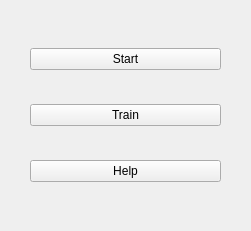
<?xml version="1.0" encoding="UTF-8"?>
<ui version="4.0">
 <class>MainWindow</class>
 <widget class="QMainWindow" name="MainWindow">
  <property name="geometry">
   <rect>
    <x>0</x>
    <y>0</y>
    <width>251</width>
    <height>231</height>
   </rect>
  </property>
  <property name="windowTitle">
   <string>AWD</string>
  </property>
  <property name="windowIcon">
   <iconset>
    <normaloff>C:/Users/JunkYoung/Desktop/icon.png</normaloff>C:/Users/JunkYoung/Desktop/icon.png</iconset>
  </property>
  <property name="unifiedTitleAndToolBarOnMac">
   <bool>false</bool>
  </property>
  <widget class="QWidget" name="centralwidget">
   <widget class="QWidget" name="verticalLayoutWidget">
    <property name="geometry">
     <rect>
      <x>30</x>
      <y>20</y>
      <width>191</width>
      <height>191</height>
     </rect>
    </property>
    <layout class="QVBoxLayout" name="verticalLayout">
     <item>
      <widget class="QPushButton" name="startButton">
       <property name="text">
        <string>Start</string>
       </property>
      </widget>
     </item>
     <item>
      <widget class="QPushButton" name="trainButton">
       <property name="text">
        <string>Train</string>
       </property>
      </widget>
     </item>
     <item>
      <widget class="QPushButton" name="helpButton">
       <property name="text">
        <string>Help</string>
       </property>
      </widget>
     </item>
    </layout>
   </widget>
  </widget>
 </widget>
 <resources/>
 <connections/>
</ui>
